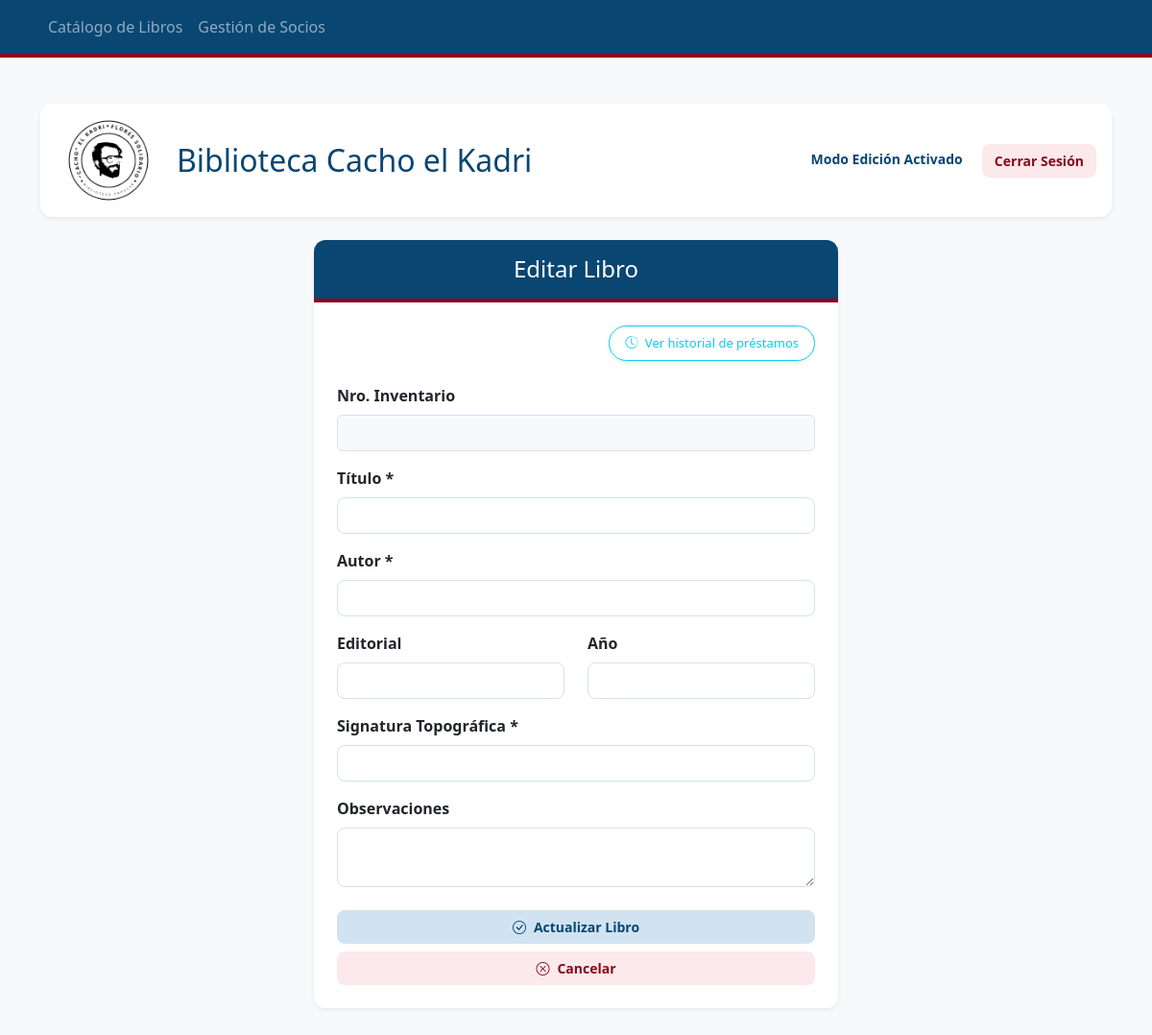
The app's page /editar/12 (signed in), older data.
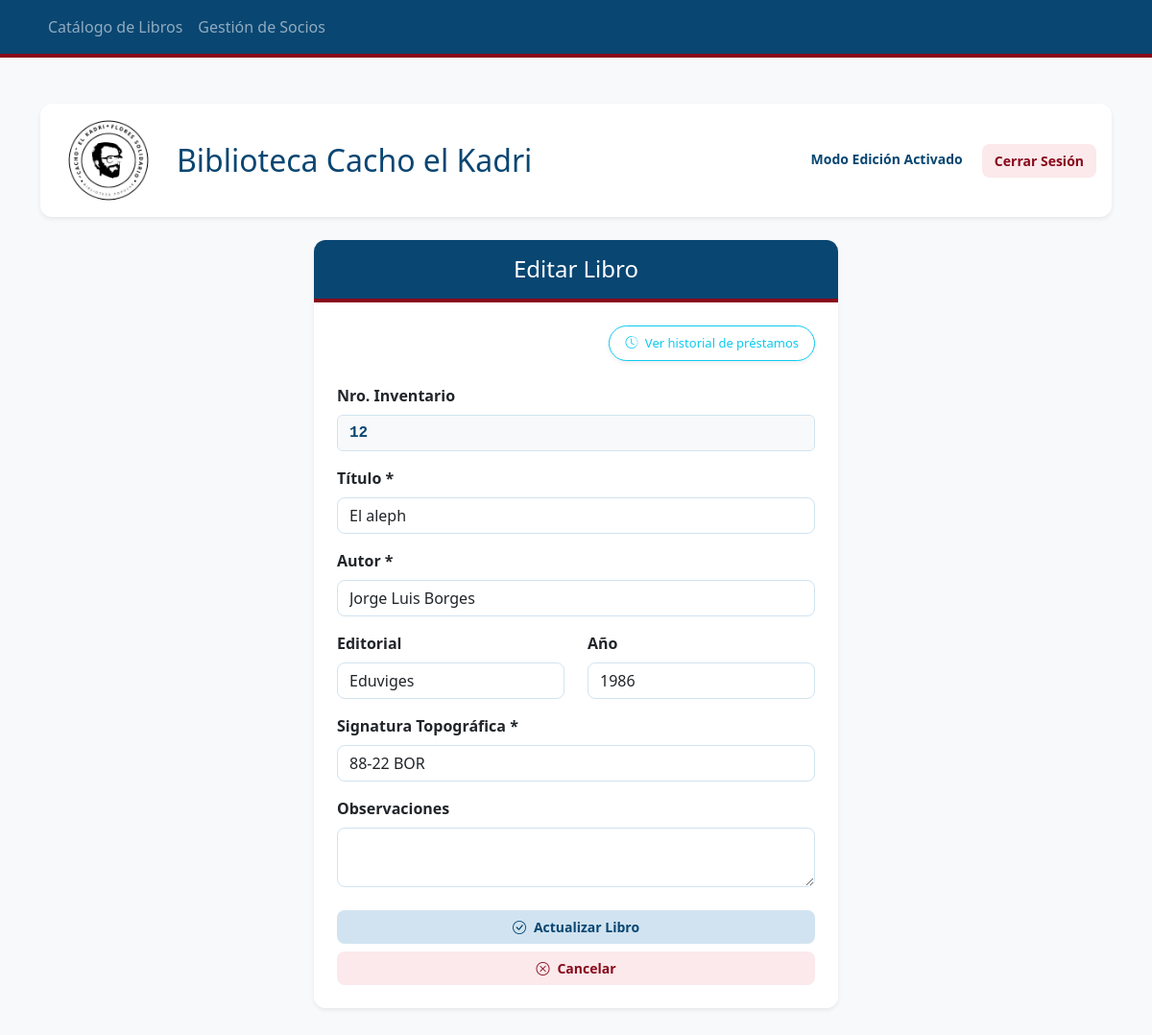
The same page, newer data.
### tables this page shows
CREATE TABLE Ejemplares (
            nro_inventario INTEGER PRIMARY KEY,
            mfn_vinculado INTEGER,
            signatura_topografica TEXT NOT NULL,
            observaciones TEXT,
            FOREIGN KEY (mfn_vinculado) REFERENCES Obras (mfn)
        );

CREATE TABLE Obras (
            mfn INTEGER PRIMARY KEY AUTOINCREMENT,
            titulo TEXT NOT NULL,
            autor TEXT NOT NULL,
            editorial TEXT,
            anio TEXT
        );

### app.py (the view)
@app.route('/editar/<int:nro_inventario>')
def editar_libro(nro_inventario):
    if not session.get('admin'):
        return redirect('/')
    conexion = sqlite3.connect("biblioteca.db")
    cursor = conexion.cursor()
    cursor.execute('''
        SELECT e.nro_inventario, o.titulo, o.autor, o.editorial, o.anio, e.signatura_topografica, e.observaciones
        FROM Ejemplares e
        JOIN Obras o ON e.mfn_vinculado = o.mfn
        WHERE e.nro_inventario = ?
    ''', (nro_inventario,))
    libro_a_editar = cursor.fetchone()
    conexion.close()
    return render_template('editar_libro.html', libro=libro_a_editar)

### templates/editar_libro.html
{% extends 'layout.html' %}
{% block content %}
<div class="row justify-content-center mb-5">
    <div class="col-md-8 col-lg-6">
        <div class="card shadow-sm border-0" style="border-radius: 12px; overflow: hidden;">
            <div class="card-header text-white text-center py-3" style="background-color: #094672; border-bottom: 4px solid #88091a;">
                <h4 class="mb-0 font-weight-bold">Editar Libro</h4>
            </div>
            <div class="card-body p-4">
                <div class="text-end mb-4">
                    <a href="/historial_libro/{{ libro[0] }}" class="btn btn-outline-info shadow-sm px-3 py-2" style="border-radius: 20px !important; font-size: 13px;">
                        <i class="bi bi-clock-history me-1"></i> Ver historial de préstamos
                    </a>
                </div>
                <form action="/actualizar/{{ libro[0] }}" method="POST">
                    <div class="mb-3">
                        <label class="form-label fw-bold">Nro. Inventario</label>
                        <input type="number" name="nro_inventario" class="form-control bg-light" value="{{ libro[0] }}" readonly style="color: #094672; font-family: monospace; font-size: 16px; font-weight: bold; border: 1px solid #d1e3f0;">
                    </div>
                    <div class="mb-3">
                        <label class="form-label fw-bold">Título *</label>
                        <input type="text" name="titulo" class="form-control" value="{{ libro[1] }}" required style="border: 1px solid #d1e3f0; border-radius: 8px;">
                    </div>
                    <div class="mb-3">
                        <label class="form-label fw-bold">Autor *</label>
                        <input type="text" name="autor" class="form-control" value="{{ libro[2] }}" required style="border: 1px solid #d1e3f0; border-radius: 8px;">
                    </div>
                    <div class="row">
                        <div class="col-md-6 mb-3">
                            <label class="form-label fw-bold">Editorial</label>
                            <input type="text" name="editorial" class="form-control" value="{{ libro[3] if libro[3] else '' }}" style="border: 1px solid #d1e3f0; border-radius: 8px;">
                        </div>
                        <div class="col-md-6 mb-3">
                            <label class="form-label fw-bold">Año</label>
                            <input type="number" name="anio" class="form-control" value="{{ libro[4] if libro[4] else '' }}" style="border: 1px solid #d1e3f0; border-radius: 8px;">
                        </div>
                    </div>
                    <div class="mb-3">
                        <label class="form-label fw-bold">Signatura Topográfica *</label>
                        <input type="text" name="signatura" class="form-control" value="{{ libro[5] }}" required style="border: 1px solid #d1e3f0; border-radius: 8px;">
                    </div>
                    <div class="mb-4">
                        <label class="form-label fw-bold">Observaciones</label>
                        <textarea name="observaciones" class="form-control" rows="2" style="border: 1px solid #d1e3f0; border-radius: 8px;">{{ libro[6] if libro[6] else '' }}</textarea>
                    </div>
                    <div class="d-grid gap-2">
                        <button type="submit" class="btn btn-success btn-lg py-2">
                            <i class="bi bi-check-circle me-2"></i>Actualizar Libro
                        </button>
                        <a href="/" class="btn btn-primary btn-lg py-2">
                            <i class="bi bi-x-circle me-2"></i>Cancelar
                        </a>
                    </div>
                </form>
            </div>
        </div>
    </div>
</div>
{% endblock %}

Row changes from the older to the newer data that the page shows:
added Ejemplares: nro_inventario "12", signatura "88-22 BOR"
added Obras: titulo "El aleph", autor "Jorge Luis Borges", editorial "Eduviges", anio "1986"
